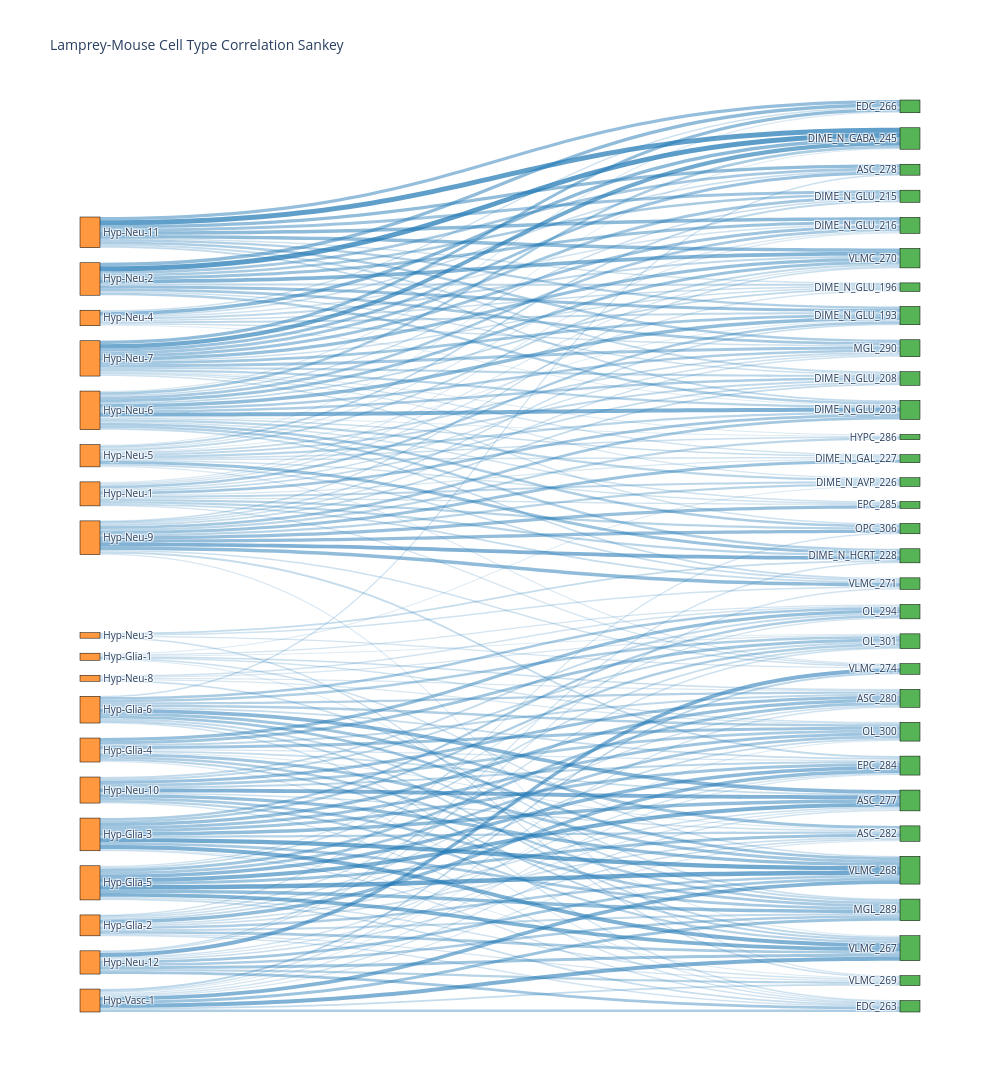

The code cell stored with this chart in its notebook:
### Code cell
fig = plot_sankey_from_corr(corr_matrix, threshold=0.1, )
fig.write_html('/data/work/22.fusemap/05.stereoalign/02.scvi/05.Hypothalamus/01_20251223/Hypothalamus_3.html')

### Figure 1 — Plotly figure (JSON) as saved in the notebook; plotly's stock layout.template omitted (floating-point values rounded to 4 significant figures; data arrays with more than 128 entries replaced by an {"elided": "..."} marker saying what was removed)
{"data": [{"link": {"color": {"elided": "214 str values"}, "source": {"elided": "214 int values"}, "target": {"elided": "214 int values"}, "value": {"elided": "214 float values"}}, "node": {"color": ["rgba(255, 127, 14, 0.8)", "rgba(255, 127, 14, 0.8)", "rgba(255, 127, 14, 0.8)", "rgba(255, 127, 14, 0.8)", "rgba(255, 127, 14, 0.8)", "rgba(255, 127, 14, 0.8)", "rgba(255, 127, 14, 0.8)", "rgba(255, 127, 14, 0.8)", "rgba(255, 127, 14, 0.8)", "rgba(255, 127, 14, 0.8)", "rgba(255, 127, 14, 0.8)", "rgba(255, 127, 14, 0.8)", "rgba(255, 127, 14, 0.8)", "rgba(255, 127, 14, 0.8)", "rgba(255, 127, 14, 0.8)", "rgba(255, 127, 14, 0.8)", "rgba(255, 127, 14, 0.8)", "rgba(255, 127, 14, 0.8)", "rgba(255, 127, 14, 0.8)", "rgba(44, 160, 44, 0.8)", "rgba(44, 160, 44, 0.8)", "rgba(44, 160, 44, 0.8)", "rgba(44, 160, 44, 0.8)", "rgba(44, 160, 44, 0.8)", "rgba(44, 160, 44, 0.8)", "rgba(44, 160, 44, 0.8)", "rgba(44, 160, 44, 0.8)", "rgba(44, 160, 44, 0.8)", "rgba(44, 160, 44, 0.8)", "rgba(44, 160, 44, 0.8)", "rgba(44, 160, 44, 0.8)", "rgba(44, 160, 44, 0.8)", "rgba(44, 160, 44, 0.8)", "rgba(44, 160, 44, 0.8)", "rgba(44, 160, 44, 0.8)", "rgba(44, 160, 44, 0.8)", "rgba(44, 160, 44, 0.8)", "rgba(44, 160, 44, 0.8)", "rgba(44, 160, 44, 0.8)", "rgba(44, 160, 44, 0.8)", "rgba(44, 160, 44, 0.8)", "rgba(44, 160, 44, 0.8)", "rgba(44, 160, 44, 0.8)", "rgba(44, 160, 44, 0.8)", "rgba(44, 160, 44, 0.8)", "rgba(44, 160, 44, 0.8)", "rgba(44, 160, 44, 0.8)", "rgba(44, 160, 44, 0.8)", "rgba(44, 160, 44, 0.8)", "rgba(44, 160, 44, 0.8)"], "label": ["Hyp-Glia-1", "Hyp-Glia-2", "Hyp-Glia-3", "Hyp-Glia-4", "Hyp-Glia-5", "Hyp-Glia-6", "Hyp-Neu-1", "Hyp-Neu-10", "Hyp-Neu-11", "Hyp-Neu-12", "Hyp-Neu-2", "Hyp-Neu-3", "Hyp-Neu-4", "Hyp-Neu-5", "Hyp-Neu-6", "Hyp-Neu-7", "Hyp-Neu-8", "Hyp-Neu-9", "Hyp-Vasc-1", " ASC_277", " ASC_278", " ASC_280", " ASC_282", " DIME_N_AVP_226", " DIME_N_GABA_245", " DIME_N_GAL_227", " DIME_N_GLU_193", " DIME_N_GLU_196", " DIME_N_GLU_203", " DIME_N_GLU_208", " DIME_N_GLU_215", " DIME_N_GLU_216", " DIME_N_HCRT_228", " EDC_263", " EDC_266", " EPC_284", " EPC_285", " HYPC_286", " MGL_289", " MGL_290", " OL_294", " OL_300", " OL_301", " OPC_306", " VLMC_267", " VLMC_268", " VLMC_269", " VLMC_270", " VLMC_271", " VLMC_274"], "line": {"color": "black", "width": 0.5}, "pad": 15, "thickness": 20}, "type": "sankey"}], "layout": {"font": {"size": 10}, "height": 1200, "title": {"text": "Lamprey-Mouse Cell Type Correlation Sankey"}, "width": 1000}}
